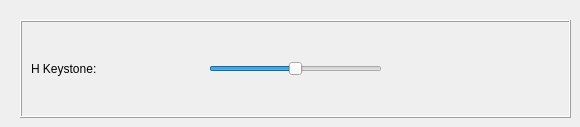
          <widget class="QWidget" name="tab_11">
           <attribute name="title">
            <string>H Keystone</string>
           </attribute>
           <widget class="QFrame" name="frame_H_Keystone">
            <property name="geometry">
             <rect>
              <x>20</x>
              <y>20</y>
              <width>551</width>
              <height>98</height>
             </rect>
            </property>
            <property name="frameShape">
             <enum>QFrame::Box</enum>
            </property>
            <property name="frameShadow">
             <enum>QFrame::Raised</enum>
            </property>
            <layout class="QHBoxLayout" name="horizontalLayout_62">
             <item>
              <widget class="QLabel" name="label_H_Keystone">
               <property name="text">
                <string>H Keystone:</string>
               </property>
              </widget>
             </item>
             <item>
              <widget class="QSlider" name="horizontalSlider_H_Keystone">
               <property name="sizePolicy">
                <sizepolicy hsizetype="Minimum" vsizetype="Fixed">
                 <horstretch>0</horstretch>
                 <verstretch>0</verstretch>
                </sizepolicy>
               </property>
               <property name="minimum">
                <number>-40</number>
               </property>
               <property name="maximum">
                <number>40</number>
               </property>
               <property name="pageStep">
                <number>1</number>
               </property>
               <property name="value">
                <number>0</number>
               </property>
               <property name="orientation">
                <enum>Qt::Horizontal</enum>
               </property>
              </widget>
             </item>
             <item alignment="Qt::AlignHCenter">
              <widget class="QLabel" name="label_var_H_Keystone">
               <property name="text">
                <string/>
               </property>
              </widget>
             </item>
            </layout>
           </widget>
          </widget>
